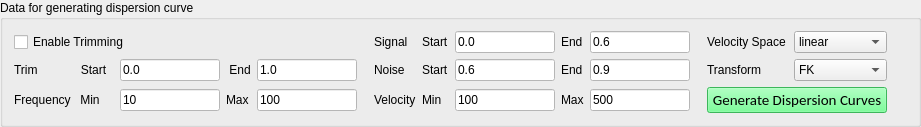
         <widget class="QGroupBox" name="DataDispGrpBox">
          <property name="maximumSize">
           <size>
            <width>16777215</width>
            <height>111</height>
           </size>
          </property>
          <property name="styleSheet">
           <string notr="true">font: 75 12pt &quot;Verdana&quot;;</string>
          </property>
          <property name="title">
           <string>Data for generating dispersion curve</string>
          </property>
          <layout class="QGridLayout" name="gridLayout_5">
           <item row="0" column="14">
            <widget class="QWidget" name="widget_6" native="true">
             <property name="minimumSize">
              <size>
               <width>5</width>
               <height>0</height>
              </size>
             </property>
             <property name="maximumSize">
              <size>
               <width>20</width>
               <height>16777215</height>
              </size>
             </property>
            </widget>
           </item>
           <item row="0" column="7">
            <widget class="QLabel" name="label_8">
             <property name="styleSheet">
              <string notr="true">font: 10pt &quot;Cambria&quot;;</string>
             </property>
             <property name="text">
              <string>Signal</string>
             </property>
            </widget>
           </item>
           <item row="1" column="7">
            <widget class="QLabel" name="label_12">
             <property name="styleSheet">
              <string notr="true">font: 10pt &quot;Cambria&quot;;</string>
             </property>
             <property name="text">
              <string>Noise</string>
             </property>
            </widget>
           </item>
           <item row="2" column="10">
            <widget class="QLineEdit" name="vMin_edt">
             <property name="maximumSize">
              <size>
               <width>100</width>
               <height>16777215</height>
              </size>
             </property>
             <property name="styleSheet">
              <string notr="true">background:rgb(255, 255, 255)</string>
             </property>
             <property name="text">
              <string>100</string>
             </property>
            </widget>
           </item>
           <item row="0" column="15">
            <widget class="QLabel" name="label_16">
             <property name="styleSheet">
              <string notr="true">font: 10pt &quot;Cambria&quot;;</string>
             </property>
             <property name="text">
              <string>Velocity Space</string>
             </property>
            </widget>
           </item>
           <item row="0" column="13">
            <widget class="QLineEdit" name="sigEnd_edt">
             <property name="maximumSize">
              <size>
               <width>100</width>
               <height>16777215</height>
              </size>
             </property>
             <property name="styleSheet">
              <string notr="true">background:rgb(255, 255, 255)</string>
             </property>
             <property name="text">
              <string>0.6</string>
             </property>
            </widget>
           </item>
           <item row="0" column="9">
            <widget class="QLabel" name="label_9">
             <property name="styleSheet">
              <string notr="true">font: 10pt &quot;Calibri&quot;;</string>
             </property>
             <property name="text">
              <string>Start</string>
             </property>
            </widget>
           </item>
           <item row="2" column="5">
            <widget class="QLineEdit" name="fmax_edt">
             <property name="maximumSize">
              <size>
               <width>100</width>
               <height>16777215</height>
              </size>
             </property>
             <property name="styleSheet">
              <string notr="true">background:rgb(255, 255, 255)</string>
             </property>
             <property name="text">
              <string>100</string>
             </property>
            </widget>
           </item>
           <item row="1" column="15">
            <widget class="QLabel" name="label_25">
             <property name="styleSheet">
              <string notr="true">font: 10pt &quot;Cambria&quot;;</string>
             </property>
             <property name="text">
              <string>Transform </string>
             </property>
            </widget>
           </item>
           <item row="1" column="9">
            <widget class="QLabel" name="label_11">
             <property name="styleSheet">
              <string notr="true">font: 10pt &quot;Calibri&quot;;</string>
             </property>
             <property name="text">
              <string>Start</string>
             </property>
            </widget>
           </item>
           <item row="1" column="16">
            <widget class="QComboBox" name="TransformType">
             <property name="styleSheet">
              <string notr="true">font: 10pt &quot;Calibri&quot;;</string>
             </property>
             <item>
              <property name="text">
               <string>FK</string>
              </property>
             </item>
             <item>
              <property name="text">
               <string>Phase Shift</string>
              </property>
             </item>
             <item>
              <property name="text">
               <string>Radon</string>
              </property>
             </item>
            </widget>
           </item>
           <item row="0" column="10">
            <widget class="QLineEdit" name="sigStrt_edt">
             <property name="maximumSize">
              <size>
               <width>100</width>
               <height>16777215</height>
              </size>
             </property>
             <property name="styleSheet">
              <string notr="true">background:rgb(255, 255, 255)</string>
             </property>
             <property name="text">
              <string>0.0</string>
             </property>
            </widget>
           </item>
           <item row="2" column="4">
            <widget class="QLabel" name="label_5">
             <property name="styleSheet">
              <string notr="true">font: 10pt &quot;Calibri&quot;;</string>
             </property>
             <property name="text">
              <string>Max</string>
             </property>
            </widget>
           </item>
           <item row="1" column="5">
            <widget class="QLineEdit" name="trEnd_edt">
             <property name="maximumSize">
              <size>
               <width>100</width>
               <height>16777215</height>
              </size>
             </property>
             <property name="styleSheet">
              <string notr="true">background:rgb(255, 255, 255)</string>
             </property>
             <property name="text">
              <string>1.0</string>
             </property>
            </widget>
           </item>
           <item row="1" column="13">
            <widget class="QLineEdit" name="nEnd_edt">
             <property name="maximumSize">
              <size>
               <width>100</width>
               <height>16777215</height>
              </size>
             </property>
             <property name="styleSheet">
              <string notr="true">background:rgb(255, 255, 255)</string>
             </property>
             <property name="text">
              <string>0.9</string>
             </property>
            </widget>
           </item>
           <item row="1" column="4">
            <widget class="QLabel" name="label_3">
             <property name="styleSheet">
              <string notr="true">font: 10pt &quot;Calibri&quot;;</string>
             </property>
             <property name="text">
              <string> End</string>
             </property>
            </widget>
           </item>
           <item row="0" column="6">
            <widget class="QWidget" name="widget" native="true">
             <property name="minimumSize">
              <size>
               <width>5</width>
               <height>0</height>
              </size>
             </property>
             <property name="maximumSize">
              <size>
               <width>20</width>
               <height>16777215</height>
              </size>
             </property>
            </widget>
           </item>
           <item row="0" column="17">
            <spacer name="horizontalSpacer">
             <property name="orientation">
              <enum>Qt::Horizontal</enum>
             </property>
             <property name="sizeHint" stdset="0">
              <size>
               <width>20</width>
               <height>20</height>
              </size>
             </property>
            </spacer>
           </item>
           <item row="2" column="13">
            <widget class="QLineEdit" name="vMax_edt">
             <property name="maximumSize">
              <size>
               <width>100</width>
               <height>16777215</height>
              </size>
             </property>
             <property name="styleSheet">
              <string notr="true">background:rgb(255, 255, 255)</string>
             </property>
             <property name="text">
              <string>500</string>
             </property>
            </widget>
           </item>
           <item row="2" column="15" colspan="2">
            <widget class="QPushButton" name="doDisp_btn">
             <property name="minimumSize">
              <size>
               <width>180</width>
               <height>26</height>
              </size>
             </property>
             <property name="font">
              <font>
               <family>Calibri</family>
               <pointsize>11</pointsize>
               <weight>9</weight>
               <italic>false</italic>
               <bold>false</bold>
              </font>
             </property>
             <property name="styleSheet">
              <string notr="true">font: 75 11pt &quot;Calibri&quot;;
background: rgb(85, 255, 127)</string>
             </property>
             <property name="text">
              <string>Generate Dispersion Curves</string>
             </property>
            </widget>
           </item>
           <item row="0" column="12">
            <widget class="QLabel" name="label_7">
             <property name="styleSheet">
              <string notr="true">font: 10pt &quot;Calibri&quot;;</string>
             </property>
             <property name="text">
              <string>End</string>
             </property>
            </widget>
           </item>
           <item row="2" column="0">
            <widget class="QLabel" name="label_4">
             <property name="styleSheet">
              <string notr="true">font: 10pt &quot;Cambria&quot;;</string>
             </property>
             <property name="text">
              <string>Frequency</string>
             </property>
            </widget>
           </item>
           <item row="2" column="3">
            <widget class="QLineEdit" name="fMin_edt">
             <property name="maximumSize">
              <size>
               <width>100</width>
               <height>16777215</height>
              </size>
             </property>
             <property name="styleSheet">
              <string notr="true">background:rgb(255, 255, 255)</string>
             </property>
             <property name="text">
              <string>10</string>
             </property>
            </widget>
           </item>
           <item row="2" column="7">
            <widget class="QLabel" name="label_14">
             <property name="styleSheet">
              <string notr="true">font: 10pt &quot;Cambria&quot;;</string>
             </property>
             <property name="text">
              <string>Velocity</string>
             </property>
            </widget>
           </item>
           <item row="1" column="12">
            <widget class="QLabel" name="label_10">
             <property name="styleSheet">
              <string notr="true">font: 10pt &quot;Calibri&quot;;</string>
             </property>
             <property name="text">
              <string>End</string>
             </property>
            </widget>
           </item>
           <item row="2" column="1">
            <widget class="QLabel" name="label_6">
             <property name="styleSheet">
              <string notr="true">font: 10pt &quot;Calibri&quot;;</string>
             </property>
             <property name="text">
              <string> Min</string>
             </property>
            </widget>
           </item>
           <item row="1" column="3">
            <widget class="QLineEdit" name="trStrt_edt">
             <property name="maximumSize">
              <size>
               <width>100</width>
               <height>16777215</height>
              </size>
             </property>
             <property name="styleSheet">
              <string notr="true">background:rgb(255, 255, 255)</string>
             </property>
             <property name="text">
              <string>0.0</string>
             </property>
            </widget>
           </item>
           <item row="0" column="0" colspan="4">
            <widget class="QCheckBox" name="trim_chk">
             <property name="styleSheet">
              <string notr="true">font: 10pt &quot;Cambria&quot;;</string>
             </property>
             <property name="text">
              <string>Enable Trimming</string>
             </property>
            </widget>
           </item>
           <item row="0" column="16">
            <widget class="QComboBox" name="vspace_edt">
             <property name="styleSheet">
              <string notr="true">font: 10pt &quot;Calibri&quot;;</string>
             </property>
             <item>
              <property name="text">
               <string>linear</string>
              </property>
             </item>
             <item>
              <property name="text">
               <string>log</string>
              </property>
             </item>
            </widget>
           </item>
           <item row="1" column="10">
            <widget class="QLineEdit" name="nStrt_edt">
             <property name="maximumSize">
              <size>
               <width>100</width>
               <height>16777215</height>
              </size>
             </property>
             <property name="styleSheet">
              <string notr="true">background:rgb(255, 255, 255)</string>
             </property>
             <property name="text">
              <string>0.6</string>
             </property>
            </widget>
           </item>
           <item row="2" column="12">
            <widget class="QLabel" name="label_13">
             <property name="styleSheet">
              <string notr="true">font: 10pt &quot;Calibri&quot;;</string>
             </property>
             <property name="text">
              <string>Max</string>
             </property>
            </widget>
           </item>
           <item row="2" column="9">
            <widget class="QLabel" name="label_15">
             <property name="styleSheet">
              <string notr="true">font: 10pt &quot;Calibri&quot;;</string>
             </property>
             <property name="text">
              <string>Min</string>
             </property>
            </widget>
           </item>
           <item row="1" column="0" colspan="2">
            <widget class="QLabel" name="label_2">
             <property name="styleSheet">
              <string notr="true">font: 10pt &quot;Calibri&quot;;</string>
             </property>
             <property name="text">
              <string>Trim             Start</string>
             </property>
            </widget>
           </item>
          </layout>
         </widget>
